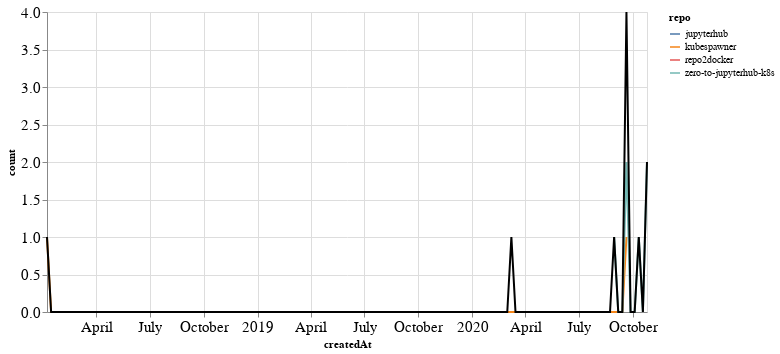

The notebook cell this image was saved under:
### Markdown cell above
## PRs

### Code cell
prs_time = prs.groupby('repo').resample('W', on='createdAt').count()['author'].reset_index()
prs_time = prs_time.rename(columns={'author': 'count'})
prs_time_total = prs_time.groupby('createdAt').agg({"count": "sum"}).reset_index()

ch1 = alt.Chart(prs_time, width=600).mark_line().encode(
    x='createdAt',
    y='count',
    color='repo',
    tooltip="repo"
)

ch2 = alt.Chart(prs_time_total, width=600).mark_line(color="black").encode(
    x='createdAt',
    y='count',
)

ch1 + ch2

### Figure 1 — Vega-Lite specification as saved in the notebook (floating-point values rounded to 4 significant figures; data arrays with more than 128 entries replaced by an {"elided": "..."} marker saying what was removed)
{"config": {"axisLeft": {"labelFontSize": 15}, "axisBottom": {"labelFontSize": 15}}, "layer": [{"data": {"name": "data-924e0b3f45b9bd6b0b656bd23d9cdb3d"}, "mark": "line", "encoding": {"color": {"type": "nominal", "field": "repo"}, "tooltip": {"type": "nominal", "field": "repo"}, "x": {"type": "temporal", "field": "createdAt"}, "y": {"type": "quantitative", "field": "count"}}, "width": 600}, {"data": {"name": "data-89e0be49fca7302bae9dc1d88896d8aa"}, "mark": {"type": "line", "color": "black"}, "encoding": {"x": {"type": "temporal", "field": "createdAt"}, "y": {"type": "quantitative", "field": "count"}}, "width": 600}], "$schema": "https://vega.github.io/schema/vega-lite/v4.8.1.json", "datasets": {"data-924e0b3f45b9bd6b0b656bd23d9cdb3d": {"elided": "153 records"}, "data-89e0be49fca7302bae9dc1d88896d8aa": {"elided": "147 records"}}}
